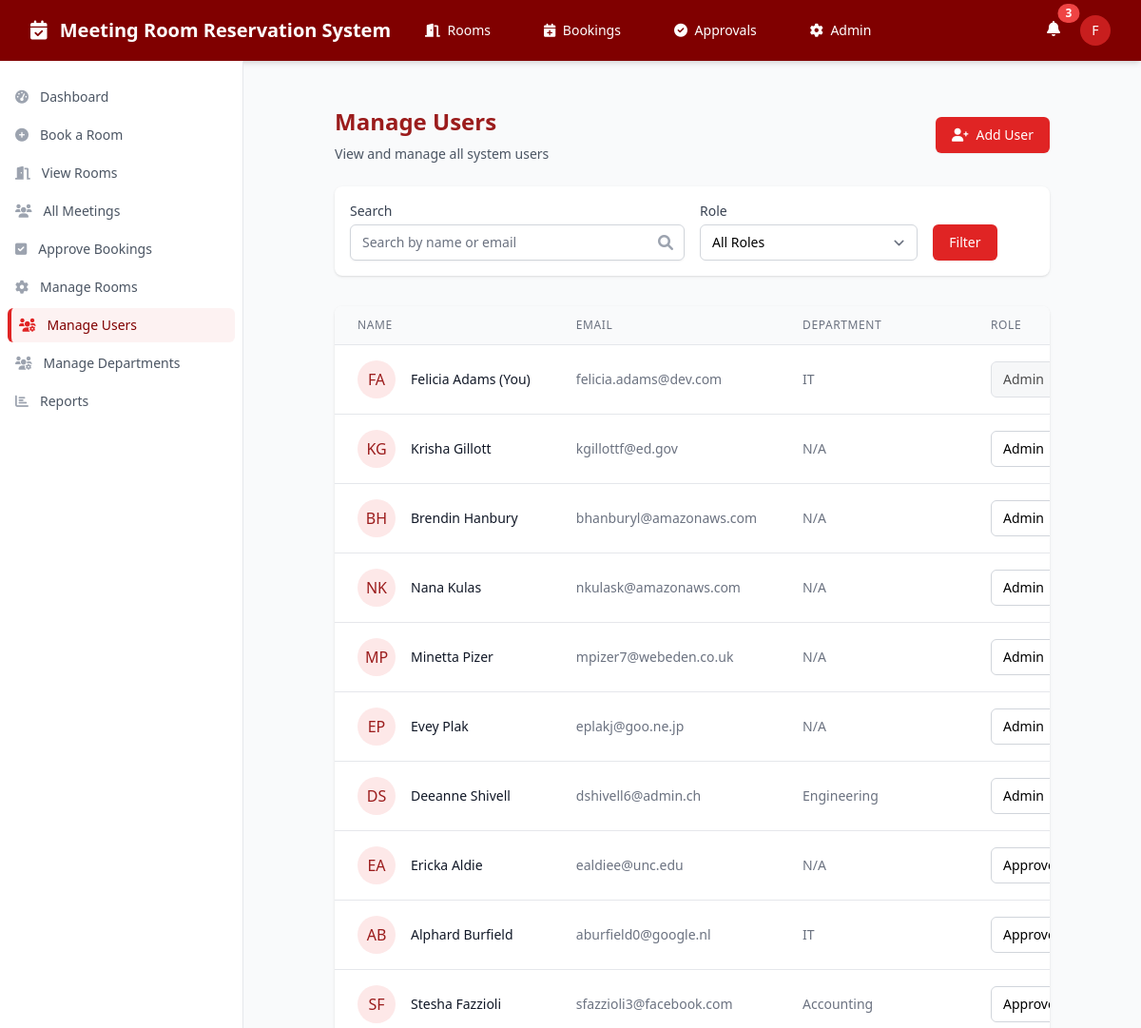
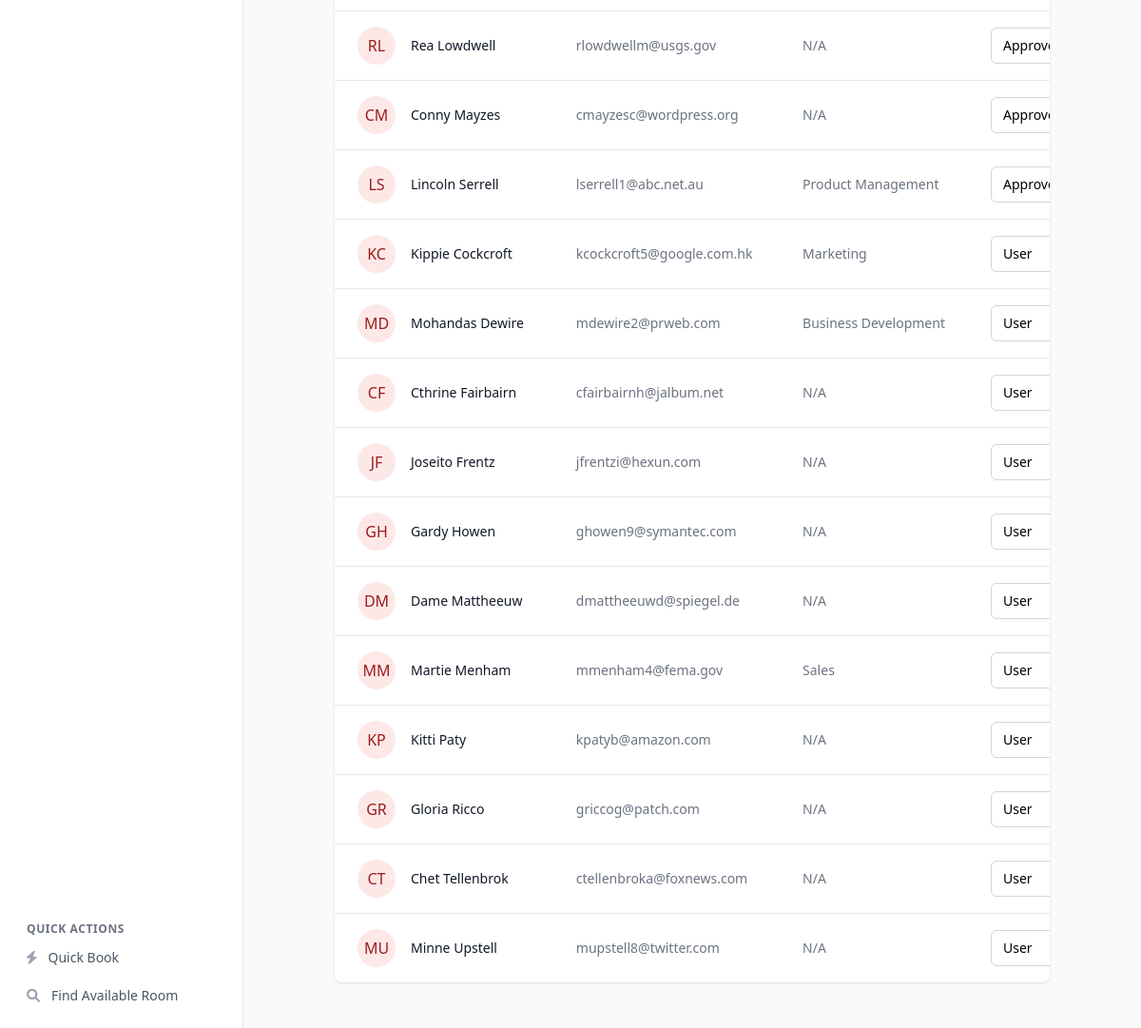
The page /manage_users.php (signed in) on the database its author committed (2 pictures, top to bottom).
### tables this page shows
CREATE TABLE users (
    user_id INTEGER PRIMARY KEY AUTOINCREMENT,
    first_name TEXT NOT NULL,
    last_name TEXT NOT NULL,
    email TEXT NOT NULL UNIQUE,
    password TEXT NOT NULL, -- For login authentication
    department_id INTEGER NOT NULL,
    role TEXT DEFAULT 'user', -- 'user', 'approver', or 'admin'
    created_at DATETIME DEFAULT CURRENT_TIMESTAMP,
    FOREIGN KEY (department_id) REFERENCES departments(department_id)
);

CREATE TABLE departments (
    department_id INTEGER PRIMARY KEY AUTOINCREMENT,
    department_name TEXT NOT NULL UNIQUE
);

### manage_users.php (the view, shortened to what this page needs)
<?php
require_once 'includes/header.php';
$search = isset($_GET['search']) ? '%' . $_GET['search'] . '%' : '%';
$query = "SELECT u.*, d.department_name
          FROM users u
          LEFT JOIN departments d ON u.department_id = d.department_id
          WHERE (u.first_name LIKE :search OR u.last_name LIKE :search OR u.email LIKE :search)";
$params = [':search' => $search];
$query .= " ORDER BY u.role, u.last_name, u.first_name";
$stmt = $db->prepare($query);
$stmt->execute($params);
$users = $stmt->fetchAll(PDO::FETCH_ASSOC);
?>
<main class="py-6 px-4 sm:px-6 lg:px-8">
    <div class="max-w-7xl mx-auto">
        <div class="px-4 sm:px-6 lg:px-8">
            <div class="sm:flex sm:items-center">
                <div class="sm:flex-auto">
                    <h1 class="text-2xl font-bold text-maroon-800">Manage Users</h1>
                    <p class="mt-2 text-sm text-gray-600">
                        View and manage all system users
                    </p>
                </div>
                <div class="mt-4 sm:mt-0 sm:ml-16 sm:flex-none">
                    <a href="add_user.php" class="inline-flex items-center px-4 py-2 border border-transparent text-sm font-medium rounded-md shadow-sm text-white bg-maroon-600 hover:bg-maroon-700 focus:outline-none focus:ring-2 focus:ring-offset-2 focus:ring-maroon-500">
                        <i class="fas fa-user-plus mr-2"></i> Add User
                    </a>
                </div>
            </div>
            <div class="mt-6 bg-white shadow rounded-lg p-4">
                <form method="get" class="grid grid-cols-1 gap-y-6 gap-x-4 sm:grid-cols-6">
                    <div class="sm:col-span-3">
                        <label for="search" class="block text-sm font-medium text-gray-700">Search</label>
                        <div class="mt-1 relative rounded-md shadow-sm">
                            <input type="text" name="search" id="search" value="<?= isset($_GET['search']) ? htmlspecialchars($_GET['search']) : '' ?>"
                                class="block w-full pr-10 border-gray-300 focus:ring-maroon-500 focus:border-maroon-500 sm:text-sm rounded-md"
                                placeholder="Search by name or email">
                            <div class="absolute inset-y-0 right-0 pr-3 flex items-center pointer-events-none">
                            </div>
                        </div>
                    </div>
                    <div class="sm:col-span-2">
                        <label for="role" class="block text-sm font-medium text-gray-700">Role</label>
                        <select id="role" name="role" class="mt-1 block w-full pl-3 pr-10 py-2 text-base border-gray-300 focus:outline-none focus:ring-maroon-500 focus:border-maroon-500 sm:text-sm rounded-md">
                            <option value="">All Roles</option>
                        </select>
                    </div>
                    <div class="sm:col-span-1 flex items-end">
                        <button type="submit" class="inline-flex justify-center py-2 px-4 border border-transparent shadow-sm text-sm font-medium rounded-md text-white bg-maroon-600 hover:bg-maroon-700 focus:outline-none focus:ring-2 focus:ring-offset-2 focus:ring-maroon-500">
                            Filter
                        </button>
                    </div>
                </form>
            </div>
            <div class="mt-8 bg-white shadow rounded-lg overflow-hidden">
                <div class="overflow-x-auto">
                    <table class="min-w-full divide-y divide-gray-200">
                        <thead class="bg-gray-50">
                            <tr>
                                <th scope="col" class="px-6 py-3 text-left text-xs font-medium text-gray-500 uppercase tracking-wider">
                                    Name
                                </th>
                                <th scope="col" class="px-6 py-3 text-left text-xs font-medium text-gray-500 uppercase tracking-wider">
                                    Email
                                </th>
                                <th scope="col" class="px-6 py-3 text-left text-xs font-medium text-gray-500 uppercase tracking-wider">
                                    Department
                                </th>
                                <th scope="col" class="px-6 py-3 text-left text-xs font-medium text-gray-500 uppercase tracking-wider">
                                    Role
                                </th>
                            </tr>
                        </thead>
                        <tbody class="bg-white divide-y divide-gray-200">
                            <?php foreach ($users as $user): ?>
                            <tr>
                                <td class="px-6 py-4 whitespace-nowrap">
                                    <div class="flex items-center">
                                        <div class="flex-shrink-0 h-10 w-10 rounded-full bg-maroon-100 text-maroon-800 flex items-center justify-center">
                                            <?= strtoupper(substr($user['first_name'], 0, 1) . substr($user['last_name'], 0, 1)) ?>
                                        </div>
                                        <div class="ml-4">
                                            <div class="text-sm font-medium text-gray-900">
                                                <?= htmlspecialchars($user['first_name']) . ' ' . htmlspecialchars($user['last_name']) ?>
                                                <?= $user['user_id'] == $_SESSION['user_id'] ? '(You)' : '' ?>
                                            </div>
                                        </div>
                                    </div>
                                </td>
                                <td class="px-6 py-4 whitespace-nowrap text-sm text-gray-500">
                                    <?= htmlspecialchars($user['email']) ?>
                                </td>
                                <td class="px-6 py-4 whitespace-nowrap text-sm text-gray-500">
                                    <?= htmlspecialchars($user['department_name'] ?? 'N/A') ?>
                                </td>
                                <td class="px-6 py-4 whitespace-nowrap">
                                    <form method="POST" class="inline">
                                        <select name="role" onchange="this.form.submit()"
                                            class="<?= $user['user_id'] == $_SESSION['user_id'] ? 'bg-gray-100 cursor-not-allowed' : '' ?> border-gray-300 focus:ring-maroon-500 focus:border-maroon-500 text-sm rounded-md"
                                            <?= $user['user_id'] == $_SESSION['user_id'] ? 'disabled' : '' ?>>
                                            <option value="user" <?= $user['role'] === 'user' ? 'selected' : '' ?>>User</option>
                                            <option value="approver" <?= $user['role'] === 'approver' ? 'selected' : '' ?>>Approver</option>
                                            <option value="admin" <?= $user['role'] === 'admin' ? 'selected' : '' ?>>Admin</option>
                                        </select>
                                    </form>
                                </td>
                            </tr>
                            <?php endforeach; ?>
                        </tbody>
                    </table>
                </div>
            </div>
        </div>
    </div>
</main>
</body>
</html>

### rows shown on the page
users: first_name+last_name "FA", first_name "Felicia", last_name "Adams", shows "(You)", email "felicia.adams@dev.com", department.department_name "IT", role "Admin"
users: first_name+last_name "KG", first_name "Krisha", last_name "Gillott", email "kgillottf@ed.gov", department_name "N/A", role "Admin"
users: first_name+last_name "BH", first_name "Brendin", last_name "Hanbury", email "bhanburyl@amazonaws.com", department_name "N/A", role "Admin"
users: first_name+last_name "NK", first_name "Nana", last_name "Kulas", email "nkulask@amazonaws.com", department_name "N/A", role "Admin"
users: first_name+last_name "MP", first_name "Minetta", last_name "Pizer", email "mpizer7@webeden.co.uk", department_name "N/A", role "Admin"
users: first_name+last_name "EP", first_name "Evey", last_name "Plak", email "eplakj@goo.ne.jp", department_name "N/A", role "Admin"
users: first_name+last_name "DS", first_name "Deeanne", last_name "Shivell", email "dshivell6@admin.ch", department.department_name "Engineering", role "Admin"
users: first_name+last_name "EA", first_name "Ericka", last_name "Aldie", email "ealdiee@unc.edu", department_name "N/A", role "Approver"
users: first_name+last_name "AB", first_name "Alphard", last_name "Burfield", email "aburfield0@google.nl", department.department_name "IT", role "Approver"
users: first_name+last_name "SF", first_name "Stesha", last_name "Fazzioli", email "sfazzioli3@facebook.com", department.department_name "Accounting", role "Approver"
users: first_name+last_name "RL", first_name "Rea", last_name "Lowdwell", email "rlowdwellm@usgs.gov", department_name "N/A", role "Approver"
users: first_name+last_name "CM", first_name "Conny", last_name "Mayzes", email "cmayzesc@wordpress.org", department_name "N/A", role "Approver"
users: first_name+last_name "LS", first_name "Lincoln", last_name "Serrell", email "lserrell1@abc.net.au", department.department_name "Product Management", role "Approver"
users: first_name+last_name "KC", first_name "Kippie", last_name "Cockcroft", email "kcockcroft5@google.com.hk", department.department_name "Marketing", role "User"
users: first_name+last_name "MD", first_name "Mohandas", last_name "Dewire", email "mdewire2@prweb.com", department.department_name "Business Development", role "User"
users: first_name+last_name "CF", first_name "Cthrine", last_name "Fairbairn", email "cfairbairnh@jalbum.net", department_name "N/A", role "User"
users: first_name+last_name "JF", first_name "Joseito", last_name "Frentz", email "jfrentzi@hexun.com", department_name "N/A", role "User"
users: first_name+last_name "GH", first_name "Gardy", last_name "Howen", email "ghowen9@symantec.com", department_name "N/A", role "User"
users: first_name+last_name "DM", first_name "Dame", last_name "Mattheeuw", email "dmattheeuwd@spiegel.de", department_name "N/A", role "User"
users: first_name+last_name "MM", first_name "Martie", last_name "Menham", email "mmenham4@fema.gov", department.department_name "Sales", role "User"
users: first_name+last_name "KP", first_name "Kitti", last_name "Paty", email "kpatyb@amazon.com", department_name "N/A", role "User"
users: first_name+last_name "GR", first_name "Gloria", last_name "Ricco", email "griccog@patch.com", department_name "N/A", role "User"
users: first_name+last_name "CT", first_name "Chet", last_name "Tellenbrok", email "ctellenbroka@foxnews.com", department_name "N/A", role "User"
users: first_name+last_name "MU", first_name "Minne", last_name "Upstell", email "mupstell8@twitter.com", department_name "N/A", role "User"

### other values the page prints
$unreadNotifications "3"
substr($_SESSION['first_name'], 0, 1) "F"
